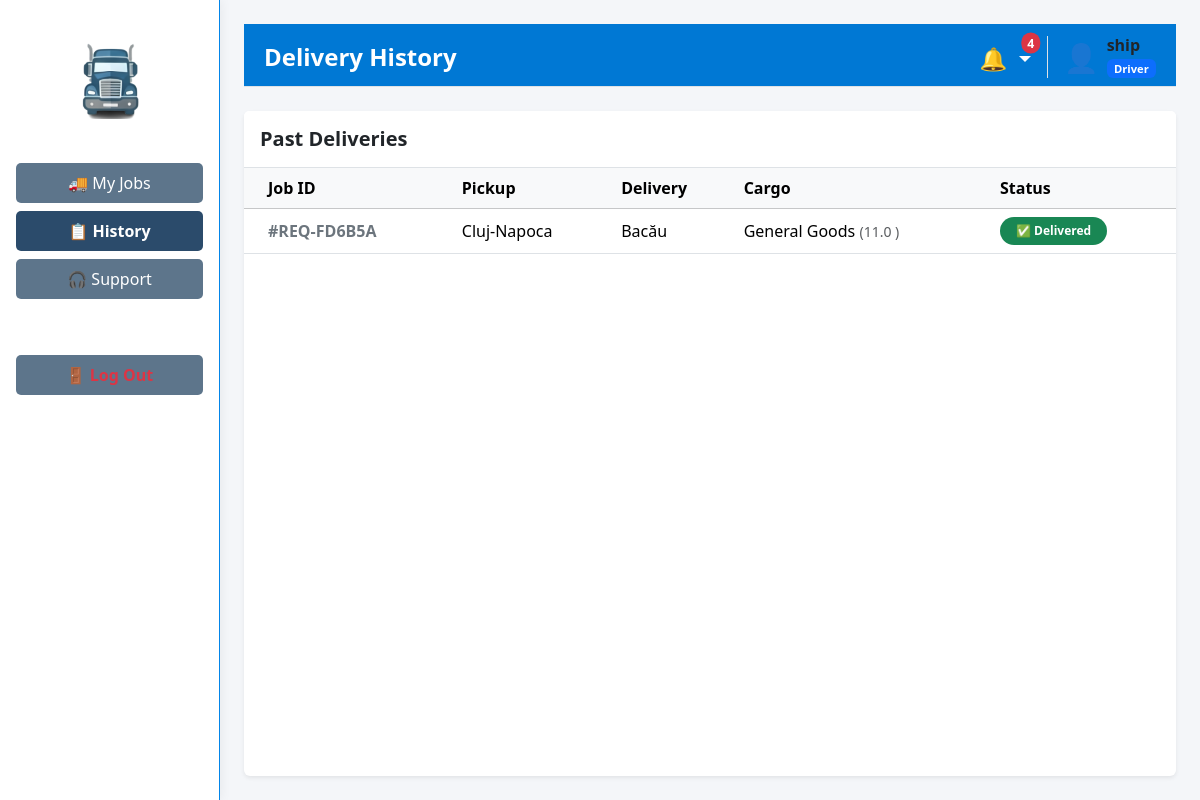
Screenshot of /driver/history (signed in) with the database file from the repository.
### tables this page shows
CREATE TABLE "users" (
                    id INTEGER PRIMARY KEY AUTOINCREMENT,
                    username TEXT UNIQUE NOT NULL,
                    password_hash TEXT NOT NULL,
                    role TEXT NOT NULL,
                    first_name TEXT,
                    last_name TEXT,
                    email TEXT UNIQUE,
                    phone_number TEXT,
                    date_of_birth TEXT,
                    address TEXT,
                    profile_picture TEXT,
                    failed_attempts INTEGER DEFAULT 0,
                    lockout_until TEXT
                );

CREATE TABLE "transport_requests" (
                    id TEXT PRIMARY KEY,
                    client TEXT NOT NULL,
                    cargo_type TEXT NOT NULL,
                    description TEXT NOT NULL,
                    weight REAL NOT NULL,
                    volume REAL NOT NULL,
                    pickup TEXT NOT NULL,
                    delivery TEXT NOT NULL,
                    preferred_date TEXT NOT NULL,
                    status TEXT NOT NULL,
                    vehicle_id TEXT, 
                    driver_id TEXT, 
                    vehicle_type TEXT, 
                    estimated_price REAL,
                    price_offer REAL, 
                    current_lat REAL, 
                    current_lng REAL,
                    last_modified_by TEXT DEFAULT 'System',
                    last_modified_at DATETIME DEFAULT NULL,
                    saved_route TEXT
                , allocated_by TEXT DEFAULT 'System', offer_expires_at DATETIME DEFAULT NULL);

### app/routes/driver_routes.py (the view)
@driver_bp.route('/driver/history')
def history():
    if 'user_id' not in session or session.get('role') != 'Driver':
        return redirect(url_for('auth.login'))
    username = session.get('username')
    notifications, unread_count = get_header_data()
    jobs = driver_portal_logic.load_history_data(username)
    return render_template('driver/history.html', jobs=jobs, notifications=notifications, unread_count=unread_count)

### app/controllers/driver_portal_controller.py (called while the page is built)
    def load_history_data(self, username: str) -> list:
        real_driver_id = self.model.get_real_driver_id(username)
        if not real_driver_id:
            return []
        return self.model.get_jobs(real_driver_id, 'history')

### app/models/notification_model.py (called while the page is built)
    def get_unread_notifications(self, target1: str, target2: str = '') -> List[Dict[str, Any]]:
        try:
            with sqlite3.connect(DB_PATH) as conn:
                conn.row_factory = sqlite3.Row
                cursor = conn.execute(
                    "SELECT * FROM notifications WHERE target_role IN (?, ?, 'All') AND is_read = 0 ORDER BY timestamp DESC",
                    (str(target1).strip(), str(target2).strip())
                )
                return [dict(row) for row in cursor.fetchall()]
        except sqlite3.Error as e:
            logging.error(f"Error fetching notifications: {e}")
            return []

### app/routes/driver_routes.py (called while the page is built)
def get_header_data():
    username = str(session.get('username', '')).strip()
    role = str(session.get('role', 'Driver')).strip()
    try:
        notifications = notif_db.get_unread_notifications(username, role)
        unread_count = len(notifications)
    except Exception as e:
        logging.error(f"Error fetching notifications: {e}")
        notifications = []
        unread_count = 0
    return notifications, unread_count

### app/templates/driver/history.html (shortened to what this page needs)
{% extends "layouts/driver_layout.html" %}
{% block page_header %}Delivery History{% endblock %}
{% block content %}
<div class="card shadow-sm border-0">
    <div class="card-header bg-white border-bottom py-3">
        <h5 class="fw-bold mb-0 text-dark">Past Deliveries</h5>
    </div>
    <div class="card-body p-0">
        <div class="table-responsive">
            <table class="table table-hover mb-0 align-middle">
                <thead class="table-light">
                    <tr>
                        <th class="ps-4">Job ID</th>
                        <th>Pickup</th>
                        <th>Delivery</th>
                        <th>Cargo</th>
                        <th>Status</th>
                    </tr>
                </thead>
                <tbody>
                    {% if jobs %}
                        {% for job in jobs %}
                            {% if job.status == 'Delivered' %}
                            <tr>
                                <td class="ps-4 fw-bold text-secondary">#{{ job.id }}</td>
                                <td>{{ job.pickup }}</td>
                                <td>{{ job.delivery }}</td>
                                <td>{{ job.cargo_type }} <small class="text-muted">({{ job.weight }} {{ job.weight_unit }})</small></td>
                                <td><span class="badge bg-success px-3 py-2 rounded-pill">✅ Delivered</span></td>
                            </tr>
                            {% endif %}
                        {% endfor %}
                    {% else %}
                        <tr><td colspan="5" class="text-center py-5 text-muted">No completed deliveries yet.</td></tr>
                    {% endif %}
                </tbody>
            </table>
        </div>
    </div>
</div>
{% endblock %}

### app/templates/layouts/driver_layout.html (shortened to what this page needs)
<!DOCTYPE html>
<html lang="en">
<head>
    <link href="https://cdn.jsdelivr.net/npm/bootstrap@5.3.8/dist/css/bootstrap.min.css" rel="stylesheet">
    <link rel="stylesheet" href="https://cdnjs.cloudflare.com/ajax/libs/font-awesome/6.4.0/css/all.min.css">
    <link rel="stylesheet" href="{{ url_for('static', filename='css/style.css') }}">
</head>
<body class="bg-light">
<div class="dashboard-wrapper">
    <div class="sidebar" style="background-color: #ffffff; border-right: 1px solid #0285e9; box-shadow: 2px 0 10px rgba(0,0,0,0.05);">
        <div class="text-center mt-3 mb-4">
            <img src="{{ url_for('static', filename='img/truck.png') }}" alt="Logo" style="width: 100px;">
        </div>
        <a href="{{ url_for('driver.portal') }}" class="nav-btn {% if request.endpoint == 'driver.portal' %}active fw-bold{% endif %}">🚚 My Jobs</a>
        <a href="{{ url_for('driver.history') }}" class="nav-btn {% if request.endpoint == 'driver.history' %}active fw-bold{% endif %}">📋 History</a>
        <a href="{{ url_for('driver.support') }}" class="nav-btn {% if request.endpoint == 'driver.support' %}active fw-bold{% endif %}">🎧 Support</a>
        <a href="{{ url_for('auth.logout') }}" class="nav-btn mt-5 text-danger fw-bold">🚪 Log Out</a>
    </div>
    <div class="main-content p-4">
        <div class="top-navbar d-flex justify-content-between align-items-center mb-4 border-bottom pb-2">
            <div>
                <h2 class="h4 mb-0 fw-bold">{% block page_header %}Dashboard{% endblock %}</h2>
            </div>
            <div class="user-info d-flex align-items-center">
                <div class="dropdown d-inline-block mt-1 me-1">
                    <span class="dropdown-toggle text-decoration-none" id="notifDropdown" role="button" data-bs-toggle="dropdown" aria-expanded="false" style="cursor: pointer; position: relative; font-size: 1.4rem;">
                        🔔
                        {% if unread_count and unread_count > 0 %}
                        <span class="position-absolute top-0 start-100 translate-middle badge rounded-pill bg-danger" style="font-size: 0.55em; padding: 0.35em 0.5em;">
                            {{ unread_count }}
                        </span>
                        {% endif %}
                    </span>
                </div>
                <a href="{{ url_for('profile.view_profile') }}" class="text-decoration-none text-dark" style="transition: opacity 0.2s;" onmouseover="this.style.opacity='0.8'" onmouseout="this.style.opacity='1'">
                    <div class="user-profile border-start ps-3 ms-1 d-flex align-items-center" style="cursor: pointer;">
                        {% if session.get('profile_picture') and session.get('profile_picture') != '' %}
                            <img src="{{ url_for('static', filename='img/avatars/' + session.get('profile_picture')) }}"
                                 alt="Avatar"
                                 style="width: 38px; height: 38px; object-fit: cover; border-radius: 50%; border: 2px solid #007bff; margin-right: 10px; box-shadow: 0 2px 4px rgba(0,0,0,0.1);">
                        {% else %}
                            <span class="fs-3 me-2" style="line-height: 1;">👤</span>
                        {% endif %}
                        <div class="d-flex flex-column justify-content-center">
                            <span class="fw-bold" style="font-size: 1rem; line-height: 1.2;">
                                {{ session.get('username', 'Guest') }}
                            </span>
                            <span class="badge bg-primary mt-1" style="font-size: 0.70rem; align-self: flex-start;">
                                {{ session.get('role', 'User') }}
                            </span>
                        </div>
                    </div>
                </a>
            </div>
        </div>
        {% block content %}
        {% endblock %}
    </div>
</div>
</body>
</html>

### app/static/css/style.css (style rules this page uses)
body { margin: 0; padding: 0; font-family: 'Segoe UI', Tahoma, Geneva, Verdana, sans-serif; }
.dashboard-wrapper { display: flex; height: 100vh; width: 100vw; overflow: hidden; background-color: #f4f6f9; }
.sidebar { width: 220px; height: 100vh; background-color: #f8f9fa; border-right: 2px solid #dee2e6; display: flex; flex-direction: column; align-items: center; padding-top: 20px; overflow-y: auto; }
.sidebar img { width: 120px; margin-bottom: 20px; }
.nav-btn { width: 85%; background-color: #5d758b; color: white; border: none; padding: 8px; margin-bottom: 8px; border-radius: 5px; text-align: center; text-decoration: none; font-weight: 500; }
.nav-btn.active { background-color: #2b4b6b; font-weight: bold; }
.main-content { flex: 1; flex-grow: 1; height: 100vh; display: flex; flex-direction: column; overflow-y: auto; padding-bottom: 50px; }
.top-navbar { background-color: #0078d4; color: white; padding: 12px 20px; display: flex; justify-content: space-between; align-items: center; font-size: 1.4rem; }
.user-info { font-size: 0.95rem; display: flex; align-items: center; gap: 8px; }
.card { display: flex; flex-direction: column; height: 100%; }
.table-responsive { max-height: 500px; overflow-y: auto; }

### rows the page displays
users: get "Driver"
transport_requests: id "REQ-FD6B5A", pickup "Cluj-Napoca", delivery "Bacău", cargo_type "General Goods", weight "11.0"

### other values shown
{{ unread_count }} "4"
{{ session.get('username', 'Guest') }} "ship"
